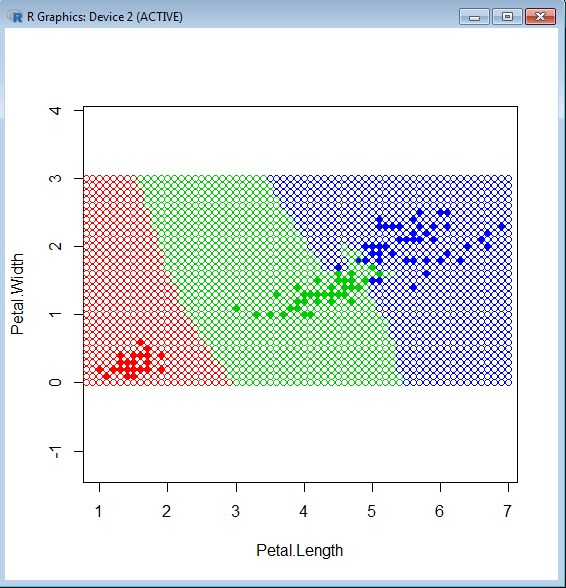

Source code (R):
colors <- c("setosa" = "red", "versicolor" = "green3", "virginica" = "blue") 
plot(iris[, 3:4], pch = 21, bg = colors[iris$Species], col = colors[iris$Species], asp = 1 ) 

euclideanDistance <- function(u, v)
{     
	sqrt(sum((u - v)^2)) 
}

xl<-(iris[,3:5])
OY<-c(seq(from=0.0, to=3.0, by=0.1))
OX<-c(seq(from=0.0, to=7.0, by=0.1))

sortObjectsByDist <- function(xl, point, metricFunction = euclideanDistance)

{
     l <- dim(xl)[1]    
	 n <- dim(xl)[2] - 1 
	 distances <- matrix(NA, l, 2) 
	      for (i in 1:l)  
		  {         
			distances[i, ] <- c(i, metricFunction(xl[i, 1:n], point))
		  }  
	 orderedXl <- xl[order(distances[, 2]), ]
}	

NN1 <- function(xl, point) {	  
	 orderedXl <- sortObjectsByDist(xl, point)     
	 n <- dim(orderedXl)[2] - 1 
	 class <- orderedXl[1, n + 1] 
	 return (class)
}

for(i in OX){
	for(j in OY){
	point<-c(i,j)
	class <- NN1(xl, point) 
	points(point[1], point[2], pch = 21, col = colors[class], asp = 1) }
}
